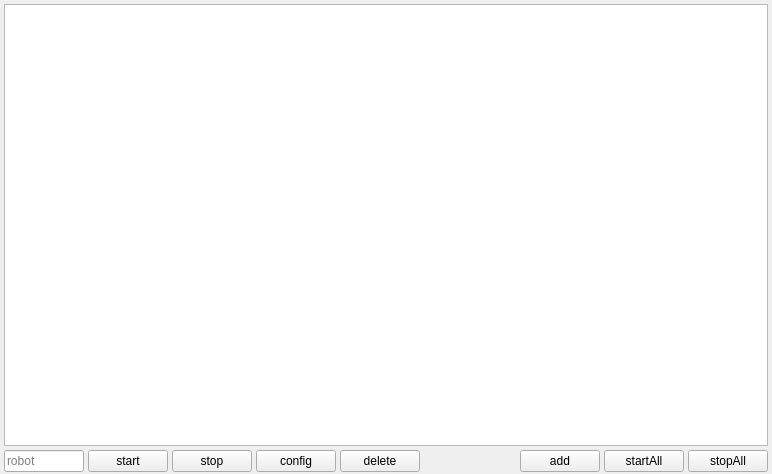
<?xml version="1.0" encoding="UTF-8"?>
<ui version="4.0">
 <class>CtaForm</class>
 <widget class="QWidget" name="CtaForm">
  <property name="geometry">
   <rect>
    <x>0</x>
    <y>0</y>
    <width>772</width>
    <height>474</height>
   </rect>
  </property>
  <property name="windowTitle">
   <string>Form</string>
  </property>
  <layout class="QVBoxLayout" name="verticalLayout">
   <property name="spacing">
    <number>4</number>
   </property>
   <property name="leftMargin">
    <number>4</number>
   </property>
   <property name="topMargin">
    <number>4</number>
   </property>
   <property name="rightMargin">
    <number>4</number>
   </property>
   <property name="bottomMargin">
    <number>2</number>
   </property>
   <item>
    <widget class="QTableWidget" name="tableWidget"/>
   </item>
   <item>
    <layout class="QHBoxLayout" name="horizontalLayout">
     <property name="spacing">
      <number>4</number>
     </property>
     <item>
      <widget class="QLineEdit" name="lineEditRobot">
       <property name="minimumSize">
        <size>
         <width>80</width>
         <height>0</height>
        </size>
       </property>
       <property name="maximumSize">
        <size>
         <width>80</width>
         <height>16777215</height>
        </size>
       </property>
       <property name="placeholderText">
        <string>robot</string>
       </property>
      </widget>
     </item>
     <item>
      <widget class="QPushButton" name="pushButtonStart">
       <property name="text">
        <string>start</string>
       </property>
      </widget>
     </item>
     <item>
      <widget class="QPushButton" name="pushButtonStop">
       <property name="text">
        <string>stop</string>
       </property>
      </widget>
     </item>
     <item>
      <widget class="QPushButton" name="pushButtonConfig">
       <property name="text">
        <string>config</string>
       </property>
      </widget>
     </item>
     <item>
      <widget class="QPushButton" name="pushButtonDelete">
       <property name="text">
        <string>delete</string>
       </property>
      </widget>
     </item>
     <item>
      <spacer name="horizontalSpacer">
       <property name="orientation">
        <enum>Qt::Horizontal</enum>
       </property>
       <property name="sizeHint" stdset="0">
        <size>
         <width>40</width>
         <height>20</height>
        </size>
       </property>
      </spacer>
     </item>
     <item>
      <widget class="QPushButton" name="pushButtonAdd">
       <property name="text">
        <string>add</string>
       </property>
      </widget>
     </item>
     <item>
      <widget class="QPushButton" name="pushButtonStartAll">
       <property name="text">
        <string>startAll</string>
       </property>
      </widget>
     </item>
     <item>
      <widget class="QPushButton" name="pushButtonStopAll">
       <property name="text">
        <string>stopAll</string>
       </property>
      </widget>
     </item>
    </layout>
   </item>
  </layout>
 </widget>
 <resources/>
 <connections/>
</ui>
